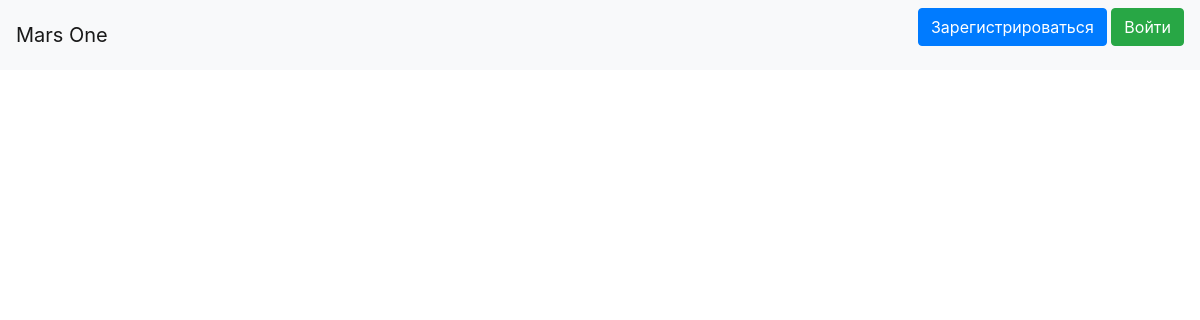
Before: / with the older database file.
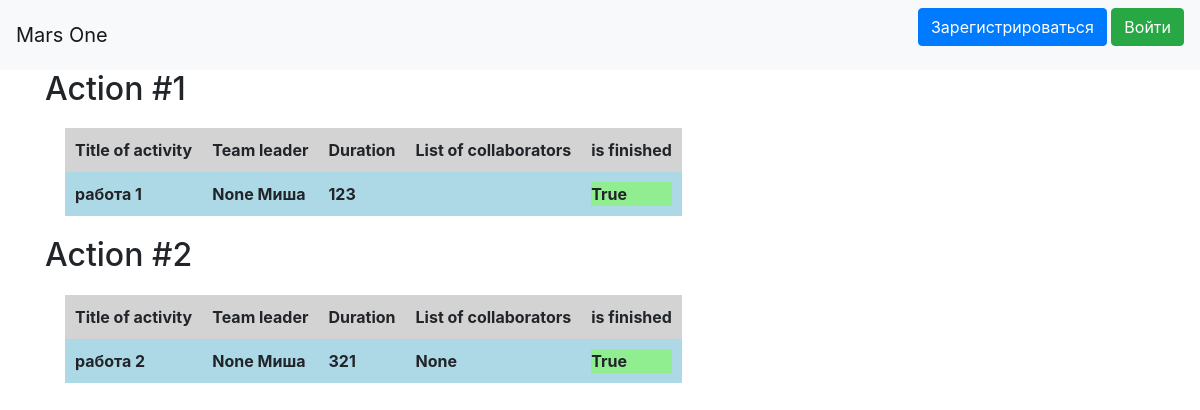
After: the same page with the newer database file.
### data/jobs.py (models this page shows)
class Jobs(SqlAlchemyBase, SerializerMixin):
    __tablename__ = 'jobs'
    id = sqlalchemy.Column(sqlalchemy.Integer, primary_key=True, autoincrement=True)
    team_leader = sqlalchemy.Column(sqlalchemy.Integer, sqlalchemy.ForeignKey("users.id"))
    job = sqlalchemy.Column(sqlalchemy.String, nullable=True)
    work_size = sqlalchemy.Column(sqlalchemy.Integer, nullable=True)
    collaborators = sqlalchemy.Column(sqlalchemy.String)
    start_date = sqlalchemy.Column(sqlalchemy.DateTime)
    end_date = sqlalchemy.Column(sqlalchemy.DateTime)
    is_finished = sqlalchemy.Column(sqlalchemy.Boolean)
    user = orm.relationship('User')

### main.py (the view)
@app.route("/")
def index():
    db = db_session.create_session()
    jobs = db.query(Jobs).all()
    data = []
    ides = []
    users = []
    for job in jobs:
        team_leader = db.query(User).filter(User.id == job.team_leader).first()
        data.append((job.job, f'{team_leader.surname} {team_leader.name}', job.work_size, job.collaborators, job.is_finished))
        ides.append(job.id)
        users.append(job.user)
    return render_template('index.html', data=data, ides=ides, title='Страница Миссии', users=users)

### data/db_session.py (called while the page is built)
def create_session() -> Session:
    global __factory
    return __factory()

### templates/index.html (shortened to what this page needs)
{% extends "base.html" %}
{% block content %}
{% set headers = ['Title of activity', 'Team leader', 'Duration', 'List of collaborators', 'is finished'] %}
{% for job in data %}
<h2>Action #{{ides[loop.index0]}}</h2>
<table>
    <thead>
        <tr>
            {% for title in headers %}
            <th>{{title}}</th>
            {% endfor %}
        </tr>
    </thead>
    <tbody>
        <tr>
            {% for item in job %}
            <th>
                {% if loop.last %}
                {% if item %}
                <div class='complete'>
                    {% else %}
                    <div class="non-complete">
                        {% endif %}
                        {% endif %}
                        {{item}}
                        {% if loop.last %}
                    </div>
                    {% endif %}
            </th>
            {% endfor %}
        </tr>
    </tbody>
</table>
{% endfor %}
{% endblock %}

### templates/base.html (shortened to what this page needs)
<!doctype html>
<html lang="en">
<head>
    <link rel="stylesheet" href="static/style.css">
    <link rel="stylesheet" href="https://stackpath.bootstrapcdn.com/bootstrap/4.4.1/css/bootstrap.min.css">
</head>
  <body>
    <header>
      <nav class="navbar navbar-light bg-light">
        <a class="navbar-brand" href="#">Mars One</a>
        {% if current_user.is_authenticated %}
          <a class="navbar-brand" href="/logout">{{ current_user.name }}</a>
        {% else %}
          <p>
              <a class="btn btn-primary " href="/register">Зарегистрироваться</a>
              <a class="btn btn-success" href="/login">Войти</a>
          </p>
        {% endif %}
      </nav>
    </header>
    <main role="main" class="container">
        {% block content %}{% endblock %}
    </main>
  </body>
</html>

### static/style.css (style rules this page uses)
thead th { background-color: lightgray; }
tbody th { background-color: lightblue; }
.complete { background-color: lightgreen; }
table th { padding: 10px; }
table { margin: 20px; }

Changed rows visible on the page:
added Jobs: ides "1", headers "Title of activity" "Team leader" "Duration" "List of collaborators" "is finished", job "работа 1", job "None Миша" "123" "True"
added Jobs: id "2", headers "Title of activity" "Team leader" "Duration" "List of collaborators" "is finished", job "работа 2", job "None Миша" "None" "True", work_size "321"
